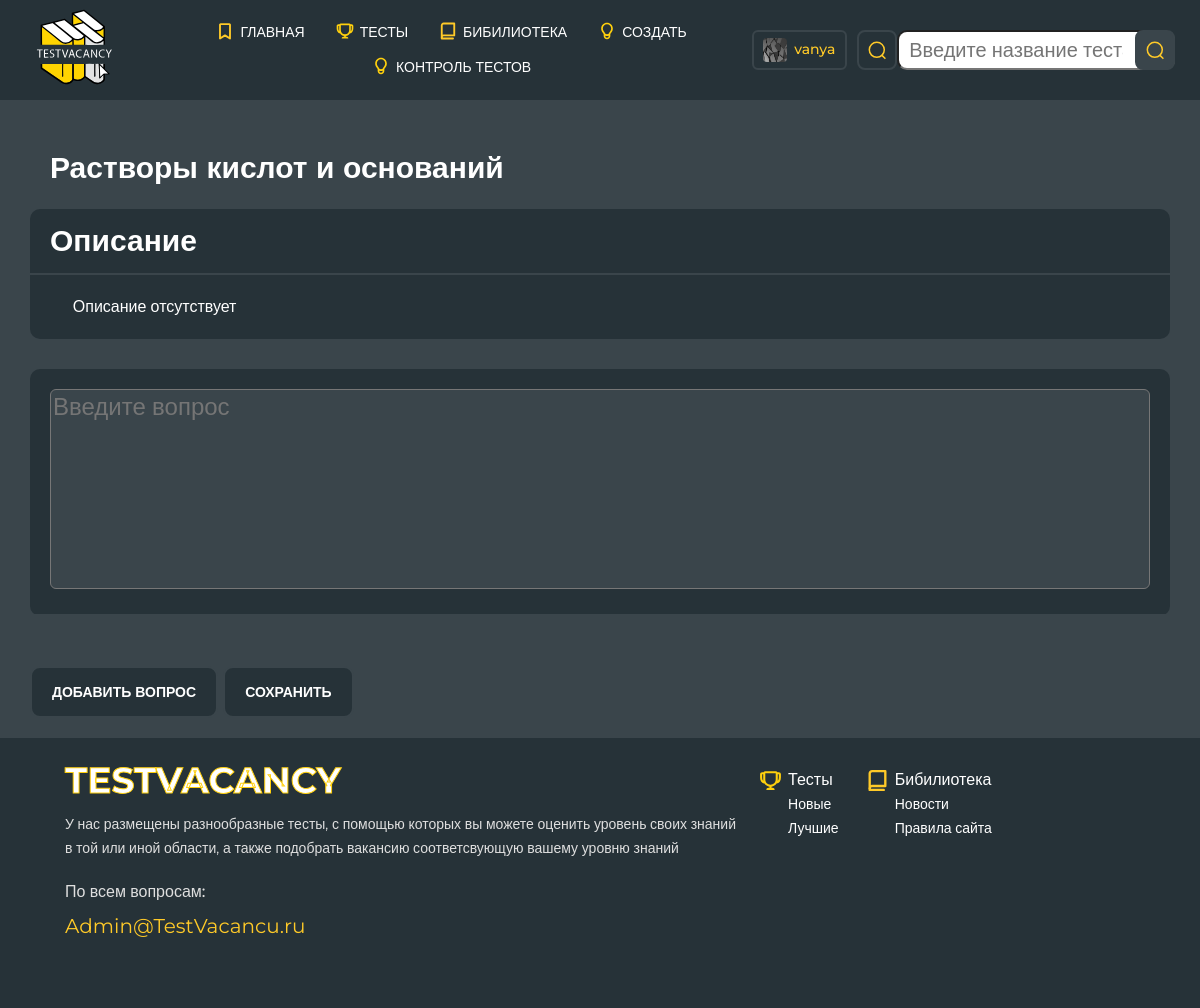
Page /staff/theme/test/add/questions/15/ (signed in) on the committed database.
### authapp/models.py (models this page shows)
class TestingUser(AbstractUser):
    avatar = models.ImageField(upload_to='users_avatars', blank=True)
    age = models.PositiveIntegerField(verbose_name='Возраст', default=18)

### tests/models.py (models this page shows, shortened)
class Tests(models.Model):
    NOT_MODERATE = 'NM'
    ON_MODERATING = 'OM'
    MODERATED ='MO'
    REFUSED='RE'
    ORDER_STATUS_CHOICES = (
        (ON_MODERATING, 'На проверке'),
        ( NOT_MODERATE, 'Не проверено'),
        (MODERATED, 'Проверено'),
        (REFUSED, 'Отказано в публикации'),
    )
    creator=models.ForeignKey(settings.AUTH_USER_MODEL, on_delete=models.CASCADE)
    name = models.CharField(max_length=100, verbose_name='Название теста')
    theme_id = models.ForeignKey(ThemeOfTests, on_delete=models.CASCADE, verbose_name='тема теста')
    date = models.DateTimeField(auto_now_add=True, verbose_name='дата создания')
    moderate=models.CharField(verbose_name='статус', max_length=20, choices=ORDER_STATUS_CHOICES, default=NOT_MODERATE)
    image=models.ImageField(upload_to='tests_images/', blank=True)
    test_rait=models.DecimalField(max_digits=5 ,decimal_places=2, default=0)
    visited=models.IntegerField(default=0)
    description=models.TextField(blank=True)
    questionsNum=models.IntegerField(default=0)
    class Meta:
        verbose_name = 'Тест'
        verbose_name_plural = 'Тесты'

### staff/views.py (the view)
# urls.py: path('theme/test/add/questions/<int:pk>/', add_questions_to_test, name='add_questions_to_test'),
def add_questions_to_test(request, pk):
    test = get_object_or_404(Tests, pk=pk)
    context = {
        'test': test,
    }
    if request.method == 'POST':
        formset = QuestionFormSet(request.POST)
        if formset.is_valid():
            formset.save()
            questions = TestQuestions.objects.filter(for_test=test.pk)
            test.questionsNum = len(questions)
            test.save()
            context['test_formset'] = formset
            return HttpResponseRedirect(reverse('staff:test_questions', args=[test.pk]))
    else:
        formset = QuestionFormSet(queryset=TestQuestions.objects.none(), initial=[{'for_test': test.pk}])
        context['test_formset'] = formset
    return render(request, 'staff/test_update.html', context)

### staff/templates/staff/test_update.html (shortened to what this page needs)
{% extends 'staff/base.html'%}
{%block content%}
  <section class="test__section ">
            <div class="user__container test__container">
                    <h1 class="test__title">{{test.name}}</h1>
                    <div class="test__wrapper">
                        <p class="test__question">Описание</p>
                        <div class="answer__wrapper">
                            {% if test.description %}
                            <p class="answer__text">{{test.description}}</p>
                                {%else%}
                             <p class="answer__text">Описание отсутствует
                            {%endif%}
                        </div>
                    </div>
  <form action="" method="post" id="form-container">
                     {% for form in test_formset %}
                    {% for form in test_formset %}
                    <div class="test__wrapper form__wrapper">
                        <div class="test__question-input__wrapper">
                            {{form.name}}
                        </div>
                    </div>
                      {% endfor %}
    {% endfor %}
                    <button id="add-form" class="info__save-button test__button" type="submit">Добавить вопрос</button>
                       <button class="info__save-button test__button" type="submit">Сохранить</button>
                </form>
            </div>
        </section>
{%endblock%}

### staff/templates/staff/base.html (shortened to what this page needs)
<!DOCTYPE html>
<html lang="en">
<head>
    <link rel="stylesheet" type="text/css" href="//cdn.jsdelivr.net/npm/slick-carousel@1.8.1/slick/slick.css"/>
    <link rel="stylesheet" href="/../../media/css/iziModal.min.css">
    <link rel="stylesheet" href="https://cdnjs.cloudflare.com/ajax/libs/jquery-modal/0.9.1/jquery.modal.min.css"/>
    <link rel="stylesheet" href="/../../media/css/jquery.formstyler.css">
    <link rel="stylesheet" href="/../../media/css/jquery.formstyler.theme.css">
    <link rel="stylesheet" href="/../../media/css/select2.min.css">
    <link rel="stylesheet" href="/../../media/css/style.css">
</head>
<body>
<div class="wrapper">
    <header class="header">
        <div class="container header__conttainer">
            <div class="header__logo">
                <img src="/../../media/images/test-logo.svg" alt="">
            </div>
            <ul class="header__href__list">
                <li class="header__href__list-item  {% if request.path == '/'%} active {%endif%}">
                    <a href="{% url 'tests:main'%}">
                        <img class="logo" src="/../../media/images/menu-selections.svg" alt="">
                        Главная
                    </a>
                </li>
                <li class="header__href__list-item {% if request.path == '/tests/'  or  request.path == '/auth/user_bio/' %} active {% endif %}">
                    <a href="{% url 'tests:tests'%}" class="">
                        <img class="logo" src="/../../media/images/menu-tests.svg" alt="">
                        Тесты
                    </a>
                </li>
                <li class="header__href__list-item">
                    <a href="#">
                        <img class="logo" src="/../../media/images/menu-materials.svg" alt="">
                        Бибилиотека</a>
                </li>
                {% if user.is_superuser %}
                <li class="header__href__list-item {% if request.path == '/staff/theme/test/create/'%}  active {% endif %}">
                    <a href="{% url 'staff:tests_create'%}">
                        <img class="logo" src="/../../media/images/menu-create.svg" alt="">
                        Создать</a>
                </li>
                <li class="header__href__list-item  {% if request.path == '/staff/tests/'%} active {% endif %}">
                    <a href="{% url 'staff:tests'%}">
                        <img class="logo" src="/../../media/images/menu-create.svg" alt="">
                        Контроль тестов</a>
                </li>
                {%endif%}
            </ul>
            <div class="header__function-block">
                {% if user.is_authenticated %}
                <a href="{% url 'auth:user_bio'%}"
                   class=" {% if request.path == '/auth/edit/'  or  request.path == '/auth/user_bio/' %} active {% endif %}   user__account">
                    <img src="/media/{{user.avatar |default:'/../../media/images/src/user-photo.svg'}}" alt="">
                    {{user.username}}
                </a>
                <a href="#ex1" rel="modal:open" class="find"></a>
                {%else%}
                <a href="{% url 'auth:login' %}" class="login">Войти</a>
                <a href="#ex1" rel="modal:open" class="find"></a>
                {%endif%}
            </div>
            <div id="ex1" class="modal">
                <div class="modal__container">
                    <form action="" class="find-form">
                        <input type="text" class="find-input" placeholder="Введите название теста">
                        <a href="#" class="find form__find-button"></a>
                    </form>
                </div>
            </div>
        </div>
    </header>
    {% block content%}
    {%endblock%}
    <footer class="footer">
        <div class="container">
            <div class="footer__content">
                <div class="footer__left-content">
                    <h4 class="footer__logo">testvacancy</h4>
                    <p class="footer__description">У нас размещены разнообразные тесты,
                        с помощью которых вы можете оценить уровень своих знаний в той или иной области,
                        а также подобрать вакансию соответсвующую вашему уровню знаний</p>
                    <div class="contact_us">
                        <p class="contact__text">По всем вопросам:</p>
                        <a class="contact__mail" href="mailto:vanya.kovrigin@gmail.com">Admin@TestVacancu.ru</a>
                    </div>
                </div>
                <div class="footer__right-content">
                    <ul class="footer__list">
                        <li class="footer__list-item bottom__test-icon">
                            <a href="">Тесты</a>
                        </li>
                        <li class="footer__list-item">
                            <a href="">Новые</a>
                        </li>
                        <li class="footer__list-item">
                            <a href="">Лучшие</a>
                        </li>
                    </ul>
                    <ul class="footer__list">
                        <li class="footer__list-item bottom__library-icon">
                            <a href="">Бибилиотека</a>
                        </li>
                        <li class="footer__list-item">
                            <a href="">Новости</a>
                        </li>
                        <li class="footer__list-item">
                            <a href="">Правила сайта</a>
                        </li>
                    </ul>
                </div>
            </div>
        </div>
    </footer>
</div>
</body>
</html>

### rows in the picture
TestingUser: avatar (picture), username "vanya"
Tests: name "Растворы кислот и оснований"
